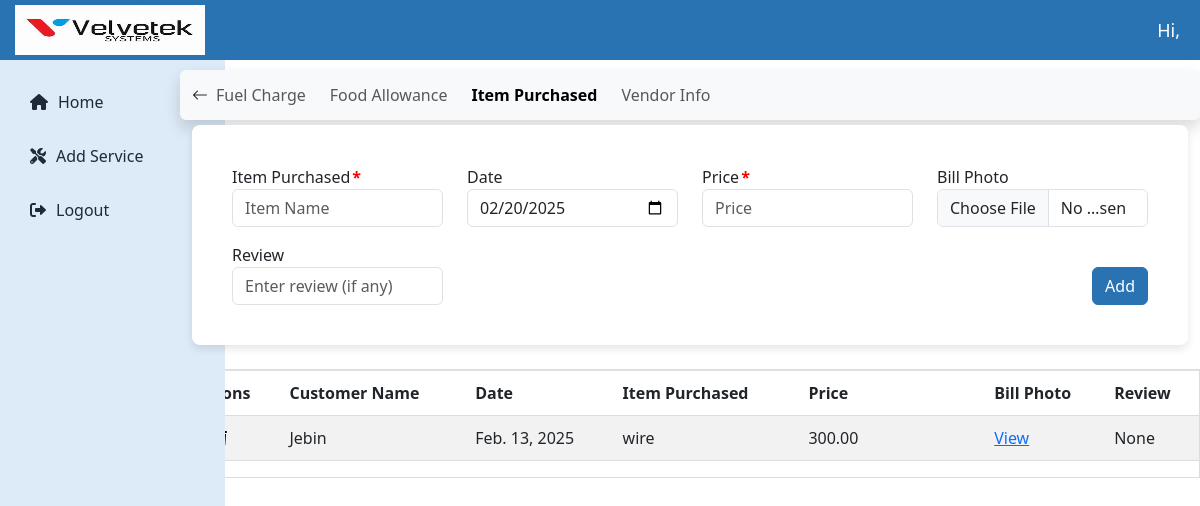
/technician/item-purchased/29/, run on the app's committed database.
### technicianapp/models.py (models this page shows)
class ItemPurchased(models.Model):
    date = models.DateField()
    item_name = models.CharField(max_length=200)
    price = models.DecimalField(max_digits=10, decimal_places=2)
    bill_photo = models.ImageField(upload_to='itempurchased')
    review = models.CharField(max_length=255,null=True,blank=True)
    apply = models.ForeignKey(Apply, on_delete=models.CASCADE,related_name='itempurchased',blank=True,null=True)
    customer_name = models.CharField(max_length=225)
    issue = models.TextField()

### technicianapp/views.py (the view, shortened to what this page needs)
# urls.py: path('item-purchased/<int:apply_id>/',views.item_purchased,name='item_purchased'),
def item_purchased(request, apply_id):
    try:
        apply_instance = Apply.objects.get(id=apply_id)
    except Apply.DoesNotExist:
        messages.error(request, "Apply instance not found.")
        return redirect('apply_list')
    current_date = now().date()  # Get today's date
    items = ItemPurchased.objects.filter(apply=apply_instance)
    context = {
        'apply': apply_instance,
        'items': items,
        'current_date': current_date
    }
    return render(request, 'item_purchased.html', context)

### templates/item_purchased.html (shortened to what this page needs)
{% extends 'technician_dashboard.html' %}
{% block content %}
<div class="mt-0">
    <nav class="navbar navbar-expand-lg bg-light shadow rounded custom-navbar" style="max-width: 85%; margin-top: 5px; margin-left: auto;">
        <div class="container-fluid">
            <a class="nav-link d-none d-lg-block" href="{% url 'technician_dashboard' %}">
                <i class="bi bi-arrow-left"></i>
            </a>
            <div class="collapse navbar-collapse" id="vendorNav">
                <ul class="navbar-nav d-flex flex-wrap gap-2">
                    <li class="nav-item">
                        <a class="nav-link {% if request.resolver_match.url_name == 'fuelcharge' %}fw-bold active{% endif %}" href="{% url 'fuelcharge' apply.id %}" data-title="Fuel Charge">Fuel Charge</a>
                    </li>
                    <li class="nav-item">
                        <a class="nav-link {% if request.resolver_match.url_name == 'food_allowance' %}fw-bold active{% endif %}" href="{% url 'food_allowance' apply.id %}" data-title="Food Allowance">Food Allowance</a>
                    </li>
                    <li class="nav-item">
                        <a class="nav-link {% if request.resolver_match.url_name == 'item_purchased' %}fw-bold active{% endif %}" href="{% url 'item_purchased' apply.id %}" data-title="Item Purchased">Item Purchased</a>
                    </li>
                    <li class="nav-item">
                        <a class="nav-link {% if request.resolver_match.url_name == 'vendor_info' %}fw-bold active{% endif %}" href="{% url 'vendor_info' apply.id %}" data-title="Vendor Info">Vendor Info</a>
                    </li>
                </ul>
            </div>
        </div>
    </nav>
    <div class="container" style="max-width: 85%; margin-top: 5px; margin-right: unset;">
        <div class="card p-4">
            <div class="card-body">
                <form action="{% url 'item_purchased' apply.id %}" method="post" enctype="multipart/form-data">
                    <div class="row">
                        <div class="col-md-3">
                            <label for="item_name">Item Purchased<span class="required">*</span></label>
                            <input type="text" class="form-control" id="item_name" name="item_name" placeholder="Item Name" required>
                        </div>
                        <div class="col-md-3">
                            <label for="date">Date</label>
                            <input type="date" class="form-control" id="date" name="date" value="{{ current_date|date:'Y-m-d' }}">
                        </div>
                        <div class="col-md-3">
                            <label for="price">Price<span class="required">*</span></label>
                            <input type="number" class="form-control" id="price" name="price" placeholder="Price" required>
                        </div>
                        <div class="col-md-3">
                            <label for="bill_photo">Bill Photo</label>
                            <input type="file" class="form-control" id="bill_photo" name="bill_photo" accept="image/*" >
                        </div>
                    </div>
                    <div class="row mt-3 align-items-end">
                        <div class="col-md-3">
                            <label for="review">Review</label>
                            <input type="text" class="form-control" id="review" name="review" placeholder="Enter review (if any)">
                        </div>
                        <div class="col-md-9 d-flex justify-content-end">
                            <button class="btn btn-primary mt-4" type="submit">Add</button>
                        </div>
                    </div>
                </form>
            </div>
        </div>
    </div>
    </div>
    <div class="table-responsive mt-4 " style="max-width: 85%; margin-top: 5px; margin-left: auto;">
        {% if items %}
        <table id="basic-datatables" class="table table-striped table-bordered">
            <thead>
                <tr>
                    <th>Actions</th>
                    <th>Customer Name</th>
                    <th>Date</th>
                    <th>Item Purchased</th>
                    <th>Price</th>
                    <th>Bill Photo</th>
                    <th scope="col">Review</th>
                </tr>
            </thead>
            <tbody>
                {% for d in items %}
                <tr>
                    <td>
                        <div style="display: flex; align-items: center;">
                            <a href="{% url 'update_item_purchased' d.id %}" class="edit-itempurchased-btn" data-bs-toggle="modal" data-bs-target="#updateItemPurchasedModal{{ d.id }}">
                            </a>
                            <form action="{% url 'update_item_purchased' d.id %}" method="post" style="display: inline;">
                                <button type="button" class="icon-link delete-icon" title="Delete" data-bs-toggle="modal" data-bs-target="#deleteItemPurchasedModal{{ d.id }}">
                                </button>
                            </form>
                        </div>
                    </td>
                    <td>{{ d.customer_name }}</td>
                    <td>{{ d.date }}</td>
                    <td>{{ d.item_name }}</td>
                    <td>{{ d.price }}</td>
                    <td>
                        <a href="{{ d.bill_photo.url }}" target="_blank">View</a>
                    </td>
                    <td>{{ d.review }}</td>
                </tr>
                {% endfor %}
            </tbody>
        </table>
        {% else %}
<div class="alert alert-warning text-center">
    No item purchased available. Please add data.
</div>
{% endif %}
    </div>
{% endblock %}

### static/assets/css/admin_dashboard.css (style rules this page uses)
:root { --primary-color: #2973B2; --secondary-color: #F3F4F6; --accent-color: #441172; --text-color: #1F2937; --white: #ffffff; --sidebar-color: #DDEAF7; }
.card { border: none; border-radius: 8px; box-shadow: 0 4px 8px rgba(0, 0, 0, 0.1); transition: transform 0.2s ease, box-shadow 0.2s ease; }
.navbar { display: flex; position: relative; align-items: center; justify-content: space-between; background-color: var(--white); padding-top: 5px; padding-bottom: 5px; border-radius: 8px; box-shadow: 0 2px 4px rgba(0, 0, 0, 0.1); }
.btn-primary { background-color: var(--primary-color) !important; border-color: var(--primary-color) !important; color: #fff !important; }
.table-responsive { overflow-x: auto; overflow-y: auto; border: 1px solid #ddd; max-height: 485px; height: auto; transition: height 0.3s ease; }
.table { width: 100%; word-wrap: break-word; white-space: normal; table-layout: auto; border-collapse: collapse; }
.table th:nth-child(2), .table td:nth-child(2) { min-width: 100px !important; max-width: 150px !important; }
.table th:nth-child(4), .table td:nth-child(4) { min-width: 150px !important; max-width: 200px !important; }
.table th:nth-child(5), .table td:nth-child(5) { min-width: 150px !important; max-width: 150px !important; }
.table th, .table td { padding: 10px !important; text-align: left !important; border-bottom: 1px solid #ddd !important; border-right: none !important; border-left: none !important; }
.icon-link { color: 2973B2; text-decoration: none; }
.delete-icon { background: none; border: none; cursor: pointer; }

### templates/item_purchased.html (style rules this page uses)
.custom-navbar { width:1288px; margin-left: auto; margin-right: 0; }
.required { color: red; font-weight: bold; margin-left: 2px; }

### data on the page
ItemPurchased: customer_name "Jebin", date "Feb. 13, 2025", item_name "wire", price "300.00", review "None"
